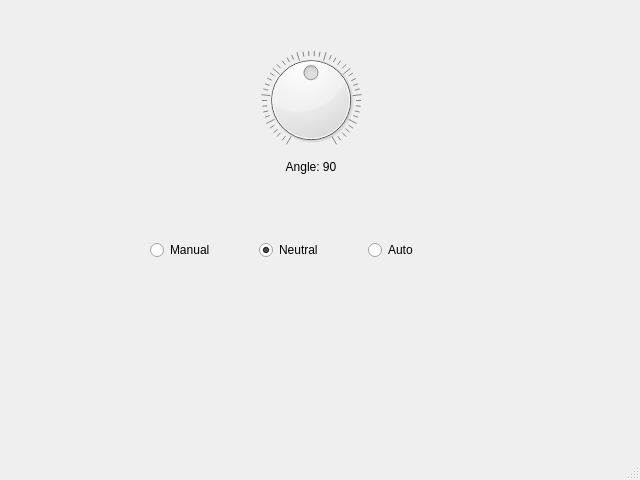
<?xml version="1.0" encoding="UTF-8"?>
<ui version="4.0">
 <class>MainWindow</class>
 <widget class="QMainWindow" name="MainWindow">
  <property name="geometry">
   <rect>
    <x>0</x>
    <y>0</y>
    <width>640</width>
    <height>480</height>
   </rect>
  </property>
  <property name="windowTitle">
   <string>MainWindow</string>
  </property>
  <property name="unifiedTitleAndToolBarOnMac">
   <bool>false</bool>
  </property>
  <widget class="QWidget" name="centralwidget">
   <widget class="QWidget" name="layoutWidget">
    <property name="geometry">
     <rect>
      <x>150</x>
      <y>240</y>
      <width>321</width>
      <height>20</height>
     </rect>
    </property>
    <layout class="QHBoxLayout" name="horizontalLayout">
     <item>
      <widget class="QRadioButton" name="manualRB">
       <property name="text">
        <string>Manual</string>
       </property>
      </widget>
     </item>
     <item>
      <widget class="QRadioButton" name="neutralRB">
       <property name="text">
        <string>Neutral</string>
       </property>
       <property name="checked">
        <bool>true</bool>
       </property>
      </widget>
     </item>
     <item>
      <widget class="QRadioButton" name="autoRB">
       <property name="text">
        <string>Auto</string>
       </property>
      </widget>
     </item>
    </layout>
   </widget>
   <widget class="QWidget" name="layoutWidget">
    <property name="geometry">
     <rect>
      <x>260</x>
      <y>50</y>
      <width>102</width>
      <height>128</height>
     </rect>
    </property>
    <layout class="QVBoxLayout" name="verticalLayout">
     <item>
      <widget class="QDial" name="angleD">
       <property name="maximum">
        <number>180</number>
       </property>
       <property name="value">
        <number>90</number>
       </property>
       <property name="wrapping">
        <bool>false</bool>
       </property>
       <property name="notchesVisible">
        <bool>true</bool>
       </property>
      </widget>
     </item>
     <item>
      <widget class="QLabel" name="angleL">
       <property name="text">
        <string>Angle: 90</string>
       </property>
       <property name="alignment">
        <set>Qt::AlignCenter</set>
       </property>
      </widget>
     </item>
    </layout>
   </widget>
  </widget>
  <widget class="QMenuBar" name="menubar">
   <property name="geometry">
    <rect>
     <x>0</x>
     <y>0</y>
     <width>640</width>
     <height>43</height>
    </rect>
   </property>
  </widget>
  <widget class="QStatusBar" name="statusbar"/>
 </widget>
 <resources/>
 <connections/>
</ui>
